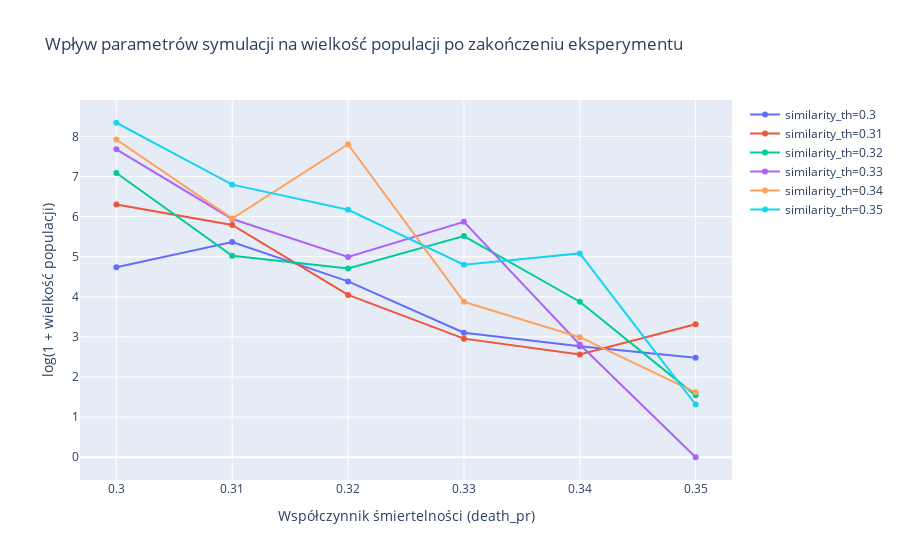

The cell this chart's notebook holds for it:
### Code cell
Plots.line(results, death_pr, similarity_th, "similarity_th", False, labels).show()

### Figure 1 — Plotly figure (JSON) as saved in the notebook; plotly's stock layout.template omitted (floating-point values rounded to 4 significant figures)
{"data": [{"name": "similarity_th=0.3", "type": "scatter", "x": [0.3, 0.31, 0.32, 0.33, 0.34, 0.35], "y": [4.737, 5.368, 4.385, 3.105, 2.768, 2.482]}, {"name": "similarity_th=0.31", "type": "scatter", "x": [0.3, 0.31, 0.32, 0.33, 0.34, 0.35], "y": [6.302, 5.791, 4.047, 2.957, 2.562, 3.318]}, {"name": "similarity_th=0.32", "type": "scatter", "x": [0.3, 0.31, 0.32, 0.33, 0.34, 0.35], "y": [7.085, 5.022, 4.704, 5.513, 3.877, 1.543]}, {"name": "similarity_th=0.33", "type": "scatter", "x": [0.3, 0.31, 0.32, 0.33, 0.34, 0.35], "y": [7.678, 5.94, 4.995, 5.87, 2.812, 0]}, {"name": "similarity_th=0.34", "type": "scatter", "x": [0.3, 0.31, 0.32, 0.33, 0.34, 0.35], "y": [7.921, 5.953, 7.803, 3.874, 2.994, 1.617]}, {"name": "similarity_th=0.35", "type": "scatter", "x": [0.3, 0.31, 0.32, 0.33, 0.34, 0.35], "y": [8.339, 6.795, 6.17, 4.8, 5.082, 1.314]}], "layout": {"title": {"text": "Wpływ parametrów symulacji na wielkość populacji po zakończeniu eksperymentu"}, "xaxis": {"title": {"text": "Współczynnik śmiertelności (death_pr)"}}, "yaxis": {"title": {"text": "log(1 + wielkość populacji)"}}}}
